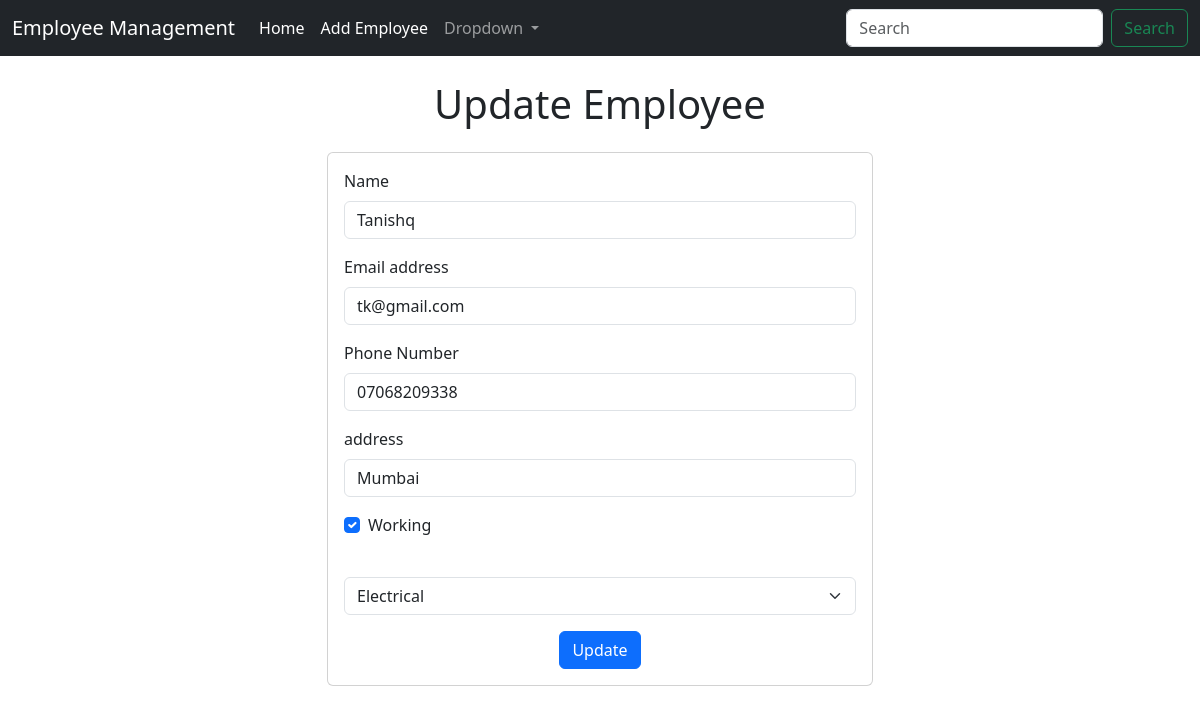
Screenshot of /employee/update-emp/10 with the database file from the repository.
### emp/models.py (models this page shows, shortened)
class Emp(models.Model):
    name = models.CharField(max_length=200)
    emp_id = models.CharField(max_length=200)
    mobile = models.CharField(max_length=10)
    address = models.CharField(max_length=200)
    is_working = models.BooleanField(default=True)
    department = models.CharField(max_length=50)

### emp/views.py (the view)
# urls.py: path("update-emp/<int:emp_id>", update_emp),
def update_emp(request, emp_id):
    emp = Emp.objects.get(pk=emp_id)
    return render(request, "emp/update_emp.html", {
        "emp": emp
    })

### templates/emp/update_emp.html (shortened to what this page needs)
<!DOCTYPE html>
<html lang="en">
    <head>
        <link href="https://cdn.jsdelivr.net/npm/bootstrap@5.3.0-alpha3/dist/css/bootstrap.min.css"
            rel="stylesheet"
 />
    </head>
    <body>
        {% include 'emp/navbar.html' %}
        <div class="text-center my-4">
            <h1>Update Employee</h1>
        </div>
        <div class="container">
            <div class="row">
                <div class="col-md-6 offset-md-3">
                    <div class="card">
                        <div class="card-body">
                            <form action="/employee/do-update-emp/{{emp.id}}" method="POST">
                                <div class="mb-3">
                                    <label for="name" class="form-label">Name</label>
                                    <input type="text" name="name" class="form-control" id="name"
                                        placeholder="Enter Full Name" value="{{emp.name}}" />
                                </div>
                                <div class="mb-3">
                                    <label for="email" class="form-label">Email address</label>
                                    <input type="email" name="email" class="form-control" id="email"
                                        placeholder="Enter Email" value="{{emp.emp_id}}">
                                </div>
                                <div class=" mb-3">
                                    <label for="phone" class="form-label">Phone Number</label>
                                    <input type="text" name="phone" class="form-control" id="phone"
                                        placeholder="Enter Phone Number" value="{{emp.mobile}}" />
                                </div>
                                <div class="mb-3">
                                    <label for="address" class="form-label">address</label>
                                    <input type="text" name="address" class="form-control"
                                        id="address" placeholder="Enter Address"
                                        value="{{emp.address}}" />
                                </div>
                                <div class="mb-3 form-check">
                                    <input {% if emp.is_working %} checked {% endif %}
                                        type="checkbox" name="is_working" class="form-check-input"
                                        id="is_working" />
                                    <label class="form-check-label" for="is_working">Working</label>
                                </div>
                                <div class="mb-3">
                                    <select class="form-select" aria-label="Department"
                                        name="department" id="department">
                                        <option value="{{emp.department}}" selected>
                                            {{emp.department}}
                                        </option>
                                    </select>
                                </div>
                                <div class="text-center">
                                    <button type="submit" class="btn btn-primary">Update</button>
                                </div>
                            </form>
                        </div>
                    </div>
                </div>
            </div>
        </div>
    </body>
</html>

### rows the page displays
Emp: name "Tanishq", email "tk@gmail.com", phone "07068209338", address "Mumbai", is_working "☑", department "Electrical"
